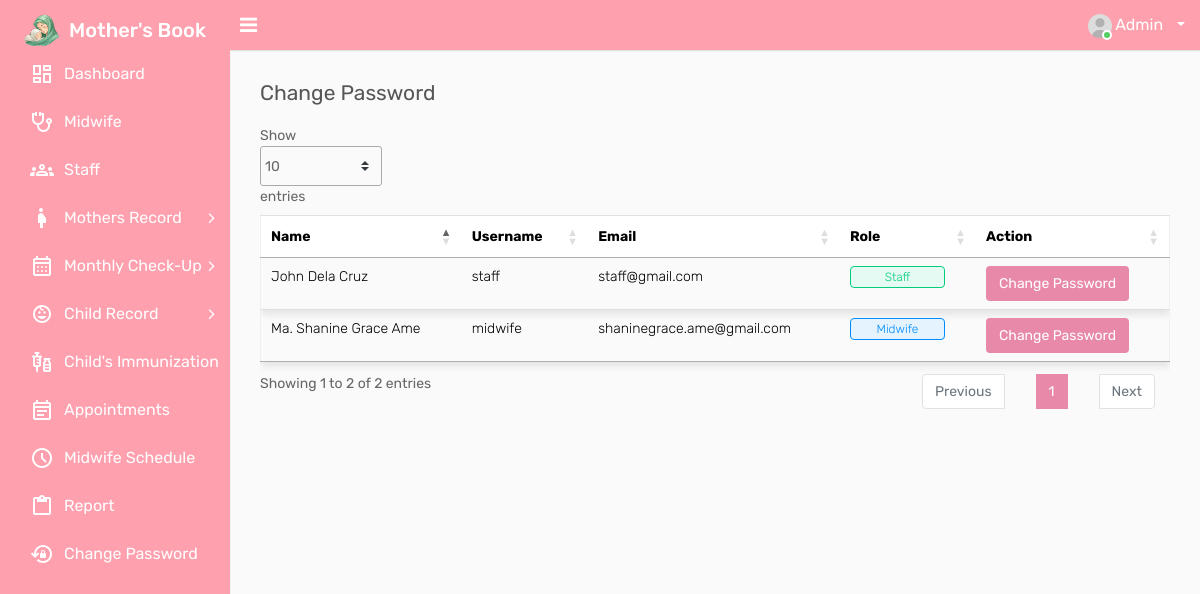
Screenshot of /login/system/change-password.php (signed in) with the database file from the repository.
### tables this page shows
CREATE TABLE `tbl_employee` (
  `id` int(11) NOT NULL,
  `first_name` varchar(250) NOT NULL,
  `last_name` varchar(250) NOT NULL,
  `username` varchar(250) NOT NULL,
  `emailid` varchar(250) NOT NULL,
  `password` varchar(255) NOT NULL,
  `new_password` varchar(255) NOT NULL,
  `confirm_password` varchar(255) NOT NULL,
  `dob` varchar(50) NOT NULL,
  `gender` varchar(10) NOT NULL,
  `address` text NOT NULL,
  `bio` text NOT NULL,
  `employee_id` varchar(250) NOT NULL,
  `joining_date` varchar(250) NOT NULL,
  `phone` varchar(10) NOT NULL,
  `role` varchar(50) NOT NULL COMMENT '1=Admin, 2=Midwife, 3=Staff',
  `status` tinyint(4) NOT NULL COMMENT '1=Active, 0=Inactive',
  `created_at` timestamp NOT NULL DEFAULT current_timestamp() ON UPDATE current_timestamp(),
  `pic` varchar(255) NOT NULL
);

### login/system/change-password.php (the view, shortened to what this page needs)
<?php
include('header.php');
include('includes/connection.php');
?>
        <div class="page-wrapper">
            <div class="content">
                <div class="row">
                    <div class="col-sm-4 col-3">
                        <h4 class="page-title">Change Password</h4>
                    </div>
                </div>
                <div class="table-responsive">
    <table class="datatable table table-stripped">
        <thead>
            <tr>
                <th>Name</th>
                <th>Username</th>
                <th>Email</th>
                <th>Role</th>
                <th>Action</th>
            </tr>
        </thead>
        <tbody>
            <?php
            $fetch_query = mysqli_query($connection, "SELECT * FROM tbl_employee WHERE role IN (2, 3)");
            while ($row = mysqli_fetch_array($fetch_query)) {
            ?>
                <tr>
                    <td><?php echo $row['first_name'] . " " . $row['last_name']; ?></td>
                    <td><?php echo $row['username']; ?></td>
                    <td><?php echo $row['emailid']; ?></td>
                    <td>
                        <?php if ($row['role'] == 3) { ?>
                            <span class="custom-badge status-green">Staff</span>
                        <?php } else if ($row['role'] == 2) { ?>
                            <span class="custom-badge status-blue">Midwife</span>
                        <?php } ?>
                    </td>
                    <td>
                        <a href="edit-change-password.php?id=<?php echo $row['id']; ?>" class="btn btn-primary">
                            Change Password
                        </a>
                    </td>
                </tr>
            <?php } ?>
        </tbody>
    </table>
</div>
<?php include('footer.php'); ?>

### rows the page displays
tbl_employee: first_name "John", last_name "Dela Cruz", username "staff", emailid "staff@gmail.com", role "Staff"
tbl_employee: first_name "Ma. Shanine Grace", last_name "Ame", username "midwife", emailid "shaninegrace.ame@gmail.com", role "Midwife"
